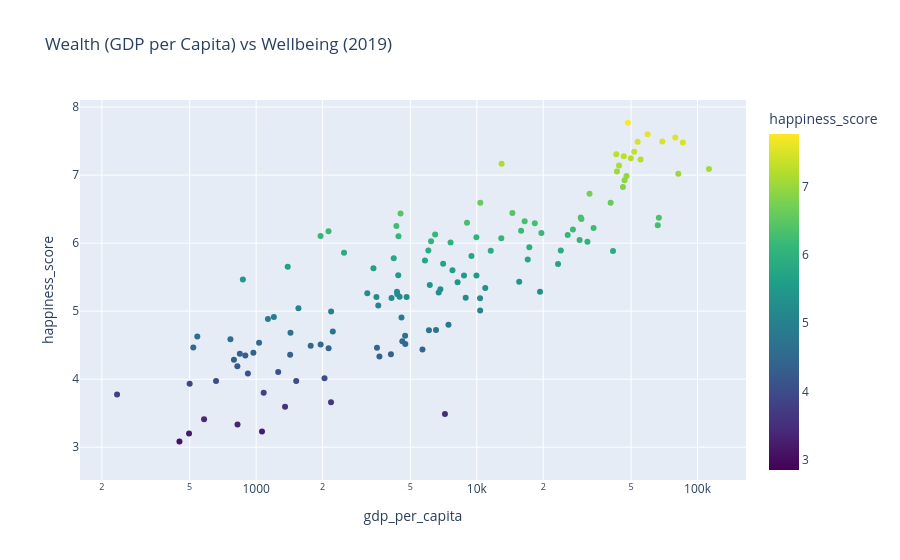

The notebook cell saved with this chart:
### Markdown cell above
### 3.2 GDP vs Happiness Score

### Code cell
fig_scatter = px.scatter(
    df_latest.to_pandas(),
    x="gdp_per_capita",
    y="happiness_score",
    hover_name="country_name",
    color="happiness_score",
    color_continuous_scale="Viridis",
    log_x=True,
    title=f"Wealth (GDP per Capita) vs Wellbeing ({latest_year})",
)
fig_scatter.show()

### Figure 1 — Plotly figure (JSON) as saved in the notebook; plotly's stock layout.template omitted (floating-point values rounded to 4 significant figures; data arrays with more than 128 entries replaced by an {"elided": "..."} marker saying what was removed)
{"data": [{"hovertemplate": "<b>%{hovertext}</b><br><br>gdp_per_capita=%{x}<br>happiness_score=%{marker.color}<extra></extra>", "hovertext": {"elided": "156 str values"}, "legendgroup": "", "marker": {"color": {"elided": "156 float values"}, "coloraxis": "coloraxis", "symbol": "circle"}, "mode": "markers", "name": "", "orientation": "v", "showlegend": false, "type": "scatter", "x": {"elided": "156 float values"}, "xaxis": "x", "y": {"elided": "156 float values"}, "yaxis": "y"}], "layout": {"coloraxis": {"autocolorscale": false, "colorbar": {"title": {"text": "happiness_score"}}, "colorscale": [[0.0, "#440154"], [0.1111, "#482878"], [0.2222, "#3e4989"], [0.3333, "#31688e"], [0.4444, "#26828e"], [0.5556, "#1f9e89"], [0.6667, "#35b779"], [0.7778, "#6ece58"], [0.8889, "#b5de2b"], [1.0, "#fde725"]]}, "legend": {"tracegroupgap": 0}, "title": {"text": "Wealth (GDP per Capita) vs Wellbeing (2019)"}, "xaxis": {"anchor": "y", "domain": [0.0, 1.0], "title": {"text": "gdp_per_capita"}, "type": "log"}, "yaxis": {"anchor": "x", "domain": [0.0, 1.0], "title": {"text": "happiness_score"}}}}
